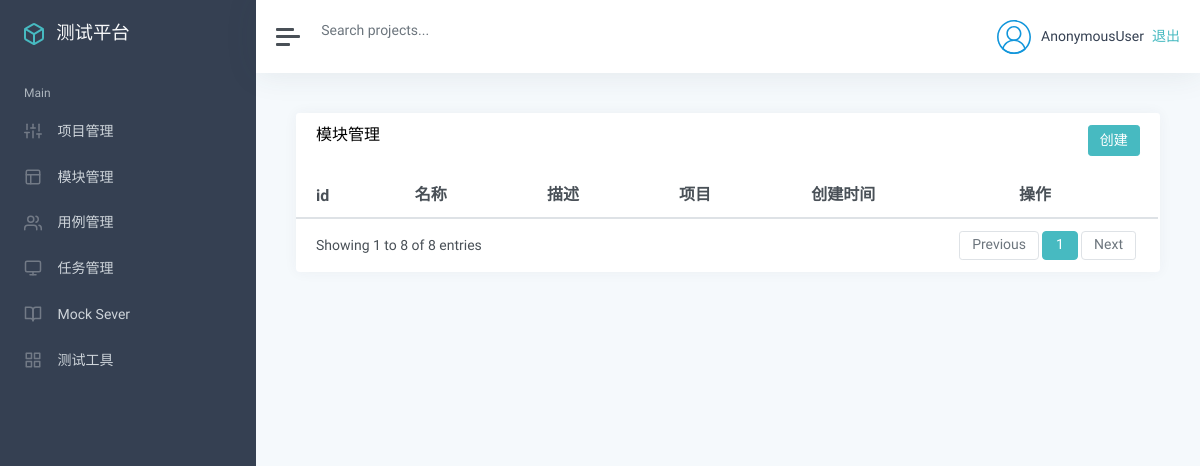
Page /manage/module_list/ on the earlier database version.
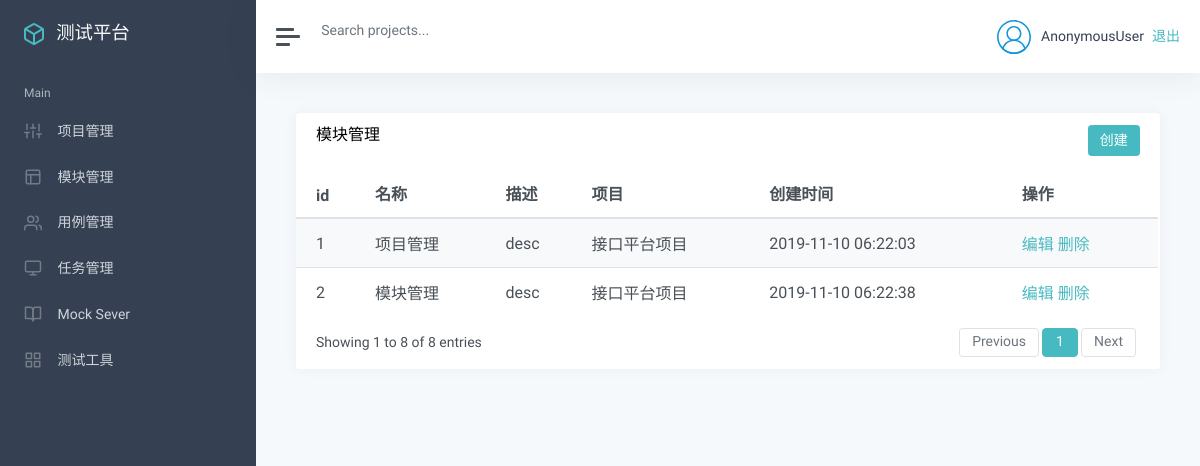
Same page on the later database version.
### app_manage/models.py (models this page shows, shortened)
class Module(models.Model):
    project = models.ForeignKey(Project, on_delete=models.CASCADE)
    name = models.CharField("名称", max_length=100, null=False, default="")
    describe = models.TextField("描述", default="")
    update_time = models.DateTimeField("更新时间", auto_now=True)
    create_time = models.DateTimeField("创建时间", auto_now_add=True)

class Project(models.Model):
    name = models.CharField("名称", max_length=100, null=False, default="")
    describe = models.TextField("描述", default="")
    status = models.BooleanField("状态", default=True)
    update_time = models.DateTimeField("更新时间", auto_now=True)
    create_time = models.DateTimeField("创建时间", auto_now_add=True)
    def __str__(self):
        return self.name

### app_manage/views/module_view.py (the view)
# urls.py: path('module_list/', module_view.list_module),
def list_module(request):
    module_list = Module.objects.all()
    return render(request, "module/list.html", {
        "modules": module_list})

### templates/module/list.html (shortened to what this page needs)
{% extends "manage.html" %}
{% block manage %}
<div class="card flex-fill">
    <div class="card-header">
        <h5 class="card-title mb-0" style="float:left">模块管理</h5>
        <button onclick="module_add()" type="button" class="btn btn-primary" style="float:right">创建</button>
    </div>
    <div id="datatables-dashboard-traffic_wrapper" class="dataTables_wrapper dt-bootstrap4 no-footer">
        <div class="row">
            <div class="col-sm-12">
                <table id="datatables-dashboard-traffic" class="table table-striped my-0 dataTable no-footer"
                    role="grid" aria-describedby="datatables-dashboard-traffic_info">
                    <thead>
                        <tr role="row">
                            <th>id</th>
                            <th>名称</th>
                            <th>描述</th>
                            <th>项目</th>
                            <th>创建时间</th>
                            <th>操作</th>
                        </tr>
                    </thead>
                    <tbody>
                        {% for m in modules %}
                        <tr role="row" class="odd">
                            <td>{{ m.id }}</td>
                            <td>{{ m.name }}</td>
                            <td>{{ m.describe }}</td>
                            <td>{{ m.project }}</td>
                            <td>{{ m.create_time |date:"Y-m-d H:i:s"}}</td>
                            <td>
                                <a href="/manage/module_edit/{{ m.id }}/">编辑</a>
                                <a href="/manage/module_delete/{{ m.id }}/">删除</a>
                            </td>
                        </tr>
                        {% endfor %}
                    </tbody>
                </table>
            </div>
        </div>
        <div class="row">
            <div class="col-sm-12 col-md-5">
                <div class="dataTables_info" id="datatables-dashboard-traffic_info" role="status" aria-live="polite">
                    Showing 1 to 8 of 8 entries
                </div>
            </div>
            <div class="col-sm-12 col-md-7">
                <div class="dataTables_paginate paging_simple_numbers" id="datatables-dashboard-traffic_paginate">
                    <ul class="pagination">
                        <li class="paginate_button page-item previous disabled"
                            id="datatables-dashboard-traffic_previous">
                            <a href="#" aria-controls="datatables-dashboard-traffic" data-dt-idx="0" tabindex="0"
                                class="page-link">Previous</a>
                        </li>
                        <li class="paginate_button page-item active">
                            <a href="#" aria-controls="datatables-dashboard-traffic" data-dt-idx="1" tabindex="0"
                                class="page-link">1</a>
                        </li>
                        <li class="paginate_button page-item next disabled" id="datatables-dashboard-traffic_next">
                            <a href="#" aria-controls="datatables-dashboard-traffic" data-dt-idx="2" tabindex="0"
                                class="page-link">Next</a>
                        </li>
                    </ul>
                </div>
            </div>
        </div>
    </div>
</div>
{% endblock %}

Differences in the rows shown:
added Module: id "1", name "项目管理", describe "desc", project "接口平台项目", create_time "2019-11-10 06:22:03"
added Module: id "2", name "模块管理", describe "desc", project "接口平台项目", create_time "2019-11-10 06:22:38"
